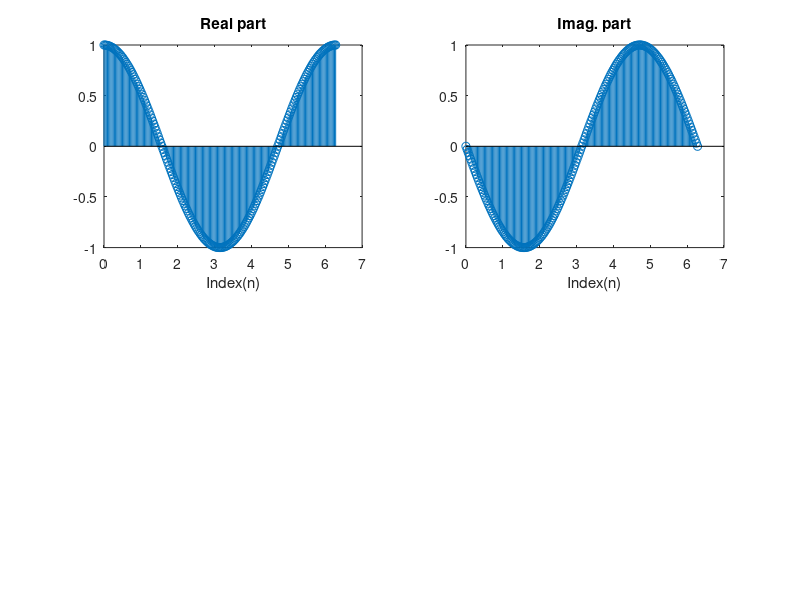

This chart was generated by the following MATLAB code:
clc;
clear all;
close all;

N=100;

dw=pi/N;
w=0:dw:2*pi;
x=exp(-j*w); %%complex exponential

subplot(2,2,1)
stem(w,real(x));
title('Real part')
xlabel('Index(n)')

subplot(2,2,2)
stem(w,imag(x));
title('Imag. part')
xlabel('Index(n)')
